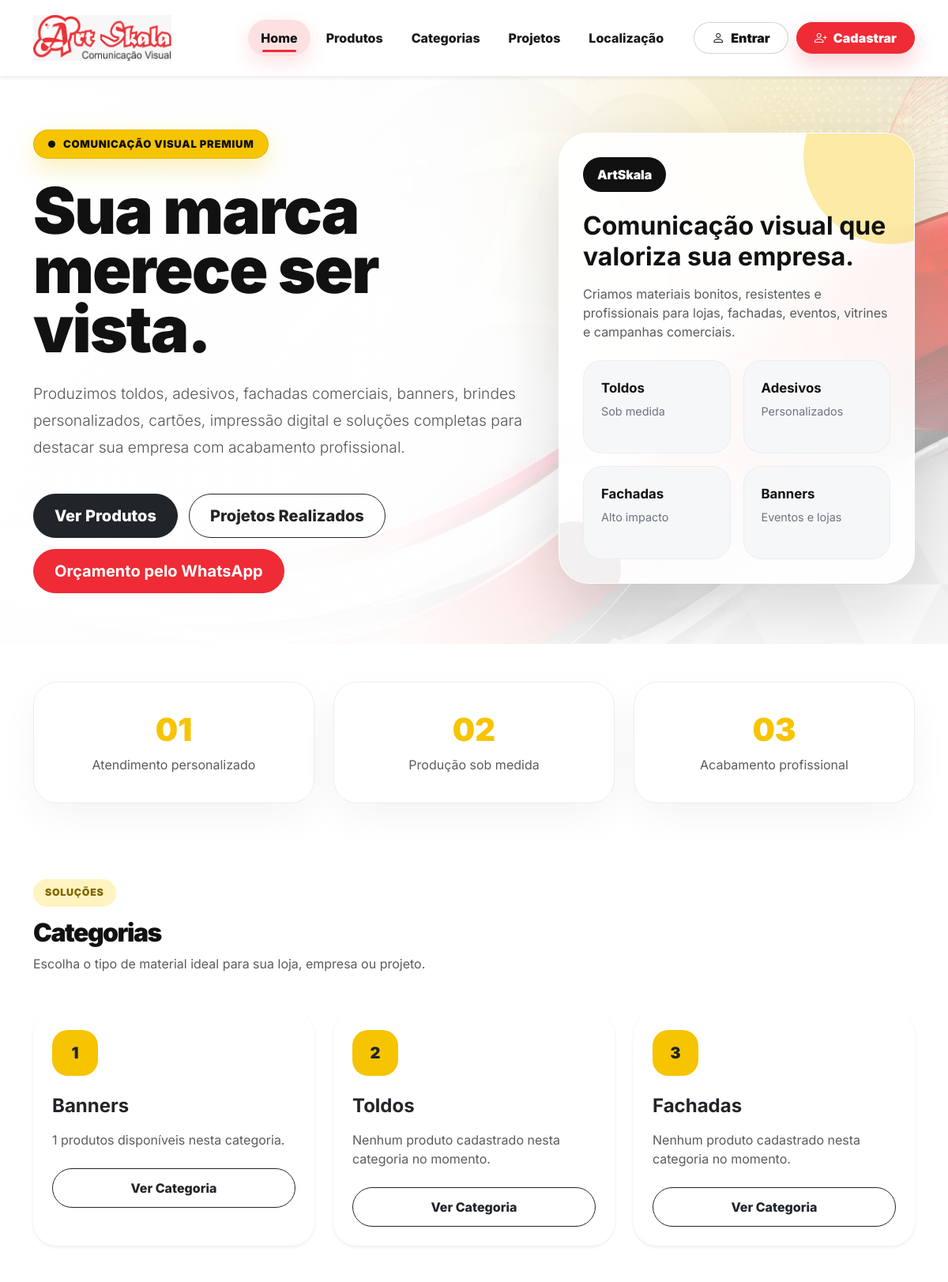
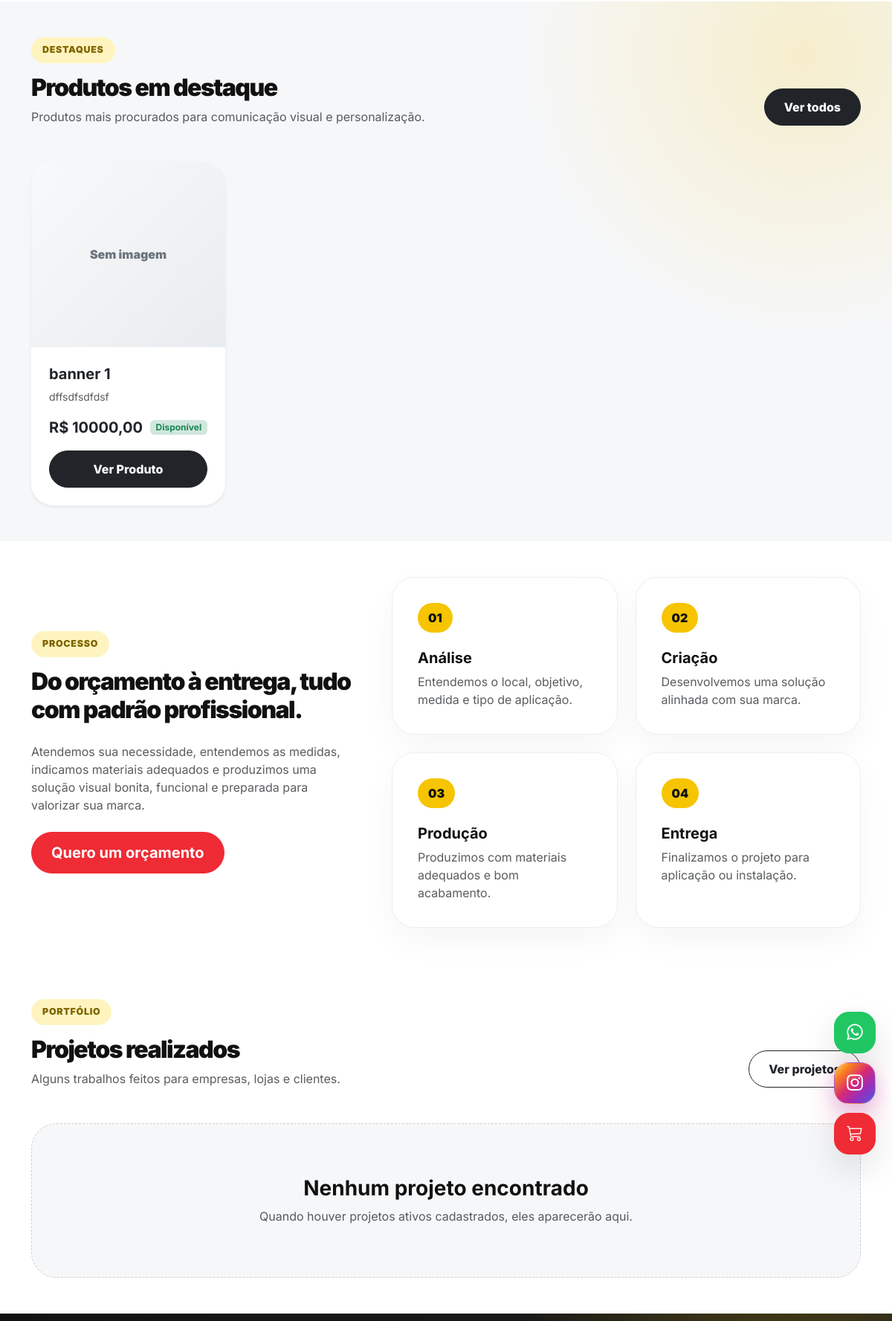
The page / (upper part) on the database its author committed (2 pictures, top to bottom).
### core/models.py (models this page shows, shortened)
class Prime(models.Model):
    ativo = models.BooleanField(default=True)
    modificado = models.DateTimeField(auto_now=True)
    criacao = models.DateTimeField(auto_now_add=True)
    class Meta:
        abstract = True

class CategoriaProdutos(Prime):
    nome_categoria = models.CharField(max_length=120)
    class Meta:
        verbose_name = "Categoria de Produto"
        verbose_name_plural = "Categorias de Produtos"
        ordering = ["nome_categoria"]

class Produto(Prime):
    categoria = models.ForeignKey(
        CategoriaProdutos,
        on_delete=models.PROTECT,
        related_name="produtos",
    )
    nome_produto = models.CharField(max_length=150)
    descricao_produto = models.TextField(max_length=500, blank=True, default="")
    preco = models.DecimalField(
        max_digits=12,
        decimal_places=2,
        default=Decimal("0.00"),
        validators=[MinValueValidator(Decimal("0.00"))],
    )
    custo = models.DecimalField(
        max_digits=12,
        decimal_places=2,
        default=Decimal("0.00"),
        validators=[MinValueValidator(Decimal("0.00"))],
        help_text="Custo interno do produto para cálculo de lucro.",
    )
    estoque = models.PositiveIntegerField(default=0)
    avaliacao = models.DecimalField(
        max_digits=3,
        decimal_places=2,
        default=Decimal("0.00"),
        validators=[
            MinValueValidator(Decimal("0.00")),
            MaxValueValidator(Decimal("5.00")),
        ],
    )
    class Meta:
        verbose_name = "Produto"
        verbose_name_plural = "Produtos"
        ordering = ["nome_produto"]

### core/views.py (the view)
# urls.py: path("", HomeView.as_view(), name="home"),
class HomeView(View):
    def get(self, request):
        ctx = {
            "produtos": _produtos_ativos().order_by("-criacao")[:8],
            "projetos": _projetos_ativos().order_by("-criacao")[:6],
            "categorias": CategoriaProdutos.objects.filter(ativo=True).annotate(
                total_produtos=Count("produtos", filter=Q(produtos__ativo=True))
            ),
        }
        return render(request, "home.html", ctx)

### core/templates/home.html (shortened to what this page needs)
{% extends 'base.html' %}
{% load static %}
{% block content %}
<section class="home-hero">
    <div class="container">
        <div class="row align-items-center hero-row">
            <div class="col-lg-7">
                <div class="hero-content">
                    <span class="premium-badge">
                        Comunicação Visual Premium
                    </span>
                    <h1 class="home-title fw-black">
                        Sua marca merece ser vista.
                    </h1>
                    <p class="lead home-subtitle">
                        Produzimos toldos, adesivos, fachadas comerciais, banners,
                        brindes personalizados, cartões, impressão digital e soluções
                        completas para destacar sua empresa com acabamento profissional.
                    </p>
                    <div class="hero-actions">
                        <a href="{% url 'products' %}" class="btn btn-dark btn-lg">
                            Ver Produtos
                        </a>
                        <a href="{% url 'projects' %}" class="btn btn-outline-dark btn-lg">
                            Projetos Realizados
                        </a>
                        <a
                            href="https://wa.me/5511960827853?text=Ol%C3%A1%2C%20vim%20pelo%20site%20da%20ArtSkala%20e%20gostaria%20de%20solicitar%20um%20or%C3%A7amento."
                            target="_blank"
                            rel="noopener"
                            class="btn btn-warning btn-lg fw-bold"
                        >
                            Orçamento pelo WhatsApp
                        </a>
                    </div>
                </div>
            </div>
            <div class="col-lg-5 mt-5 mt-lg-0">
                <div class="hero-info-card">
                    <span class="hero-label">
                        ArtSkala
                    </span>
                    <h2 class="fw-bold mb-3">
                        Comunicação visual que valoriza sua empresa.
                    </h2>
                    <p class="text-muted mb-4">
                        Criamos materiais bonitos, resistentes e profissionais para lojas,
                        fachadas, eventos, vitrines e campanhas comerciais.
                    </p>
                    <div class="row g-3">
                        <div class="col-6">
                            <div class="hero-mini-card">
                                <strong>Toldos</strong>
                                <span>Sob medida</span>
                            </div>
                        </div>
                        <div class="col-6">
                            <div class="hero-mini-card">
                                <strong>Adesivos</strong>
                                <span>Personalizados</span>
                            </div>
                        </div>
                        <div class="col-6">
                            <div class="hero-mini-card">
                                <strong>Fachadas</strong>
                                <span>Alto impacto</span>
                            </div>
                        </div>
                        <div class="col-6">
                            <div class="hero-mini-card">
                                <strong>Banners</strong>
                                <span>Eventos e lojas</span>
                            </div>
                        </div>
                    </div>
                </div>
            </div>
        </div>
    </div>
</section>
<section class="container py-5">
    <div class="row g-4 text-center">
        <div class="col-md-4">
            <div class="stat-card">
                <h3 class="fw-black">01</h3>
                <p class="mb-0 text-muted">Atendimento personalizado</p>
            </div>
        </div>
        <div class="col-md-4">
            <div class="stat-card">
                <h3 class="fw-black">02</h3>
                <p class="mb-0 text-muted">Produção sob medida</p>
            </div>
        </div>
        <div class="col-md-4">
            <div class="stat-card">
                <h3 class="fw-black">03</h3>
                <p class="mb-0 text-muted">Acabamento profissional</p>
            </div>
        </div>
    </div>
</section>
<section class="container py-5">
    <div class="section-heading mb-5">
        <span class="section-tag">
            Soluções
        </span>
        <h2 class="section-title fw-black">
            Categorias
        </h2>
        <p class="text-muted">
            Escolha o tipo de material ideal para sua loja, empresa ou projeto.
        </p>
    </div>
    <div class="row g-4">
        {% for categoria in categorias %}
            <div class="col-lg-4 col-md-6">
                <div class="card border-0 shadow-sm h-100 clean-card">
                    <div class="card-body p-4">
                        <div class="category-number mb-4">
                            {{ forloop.counter }}
                        </div>
                        <h4 class="fw-bold mb-3">
                            {{ categoria.nome_categoria }}
                        </h4>
                        <p class="text-muted mb-4">
                            {% if categoria.produtos.count > 0 %}
                                {{ categoria.produtos.count }} produtos disponíveis nesta categoria.
                            {% else %}
                                Nenhum produto cadastrado nesta categoria no momento.
                            {% endif %}
                        </p>
                        {% if categoria.id %}
                            <a href="{% url 'category_detail' categoria.id %}" class="btn btn-outline-dark w-100">
                                Ver Categoria
                            </a>
                        {% else %}
                            <a href="{% url 'categories' %}" class="btn btn-outline-dark w-100">
                                Ver Categoria
                            </a>
                        {% endif %}
                    </div>
                </div>
            </div>
        {% endfor %}
    </div>
</section>
<section class="home-products py-5">
    <div class="container">
        <div class="d-flex flex-column flex-lg-row justify-content-between align-items-lg-end gap-3 mb-5">
            <div>
                <span class="section-tag">
                    Destaques
                </span>
                <h2 class="section-title fw-black">
                    Produtos em destaque
                </h2>
                <p class="text-muted mb-0">
                    Produtos mais procurados para comunicação visual e personalização.
                </p>
            </div>
            <a href="{% url 'products' %}" class="btn btn-dark">
                Ver todos
            </a>
        </div>
        <div class="row g-4">
            {% for produto in produtos %}
                <div class="col-xl-3 col-lg-4 col-md-6">
                    <div class="card border-0 shadow-sm h-100 product-card">
                        {% if produto.imagens.first %}
                            <img
                                src="{{ produto.imagens.first.imagem.url }}"
                                class="card-img-top product-image"
                                alt="{{ produto.nome_produto }}"
                            >
                        {% else %}
                            <div class="product-no-image">
                                Sem imagem
                            </div>
                        {% endif %}
                        <div class="card-body p-4 d-flex flex-column">
                            <h5 class="fw-bold mb-2">
                                {{ produto.nome_produto }}
                            </h5>
                            <p class="text-muted small flex-grow-1">
                                {{ produto.descricao_produto|truncatechars:90 }}
                            </p>
                            <div class="d-flex justify-content-between align-items-center mb-3">
                                <strong class="fs-5">
                                    R$ {{ produto.preco }}
                                </strong>
                                {% if produto.estoque > 0 %}
                                    <span class="badge bg-success-subtle text-success">
                                        Disponível
                                    </span>
                                {% else %}
                                    <span class="badge bg-warning-subtle text-dark">
                                        Sob consulta
                                    </span>
                                {% endif %}
                            </div>
                            <a href="{% url 'product_detail' produto.id %}" class="btn btn-dark w-100">
                                Ver Produto
                            </a>
                        </div>
                    </div>
                </div>
            {% endfor %}
        </div>
    </div>
</section>
<section class="container py-5">
    <div class="row align-items-center g-5">
        <div class="col-lg-5">
            <span class="section-tag">
                Processo
            </span>
            <h2 class="section-title fw-black mb-4">
                Do orçamento à entrega, tudo com padrão profissional.
            </h2>
            <p class="text-muted mb-4">
                Atendemos sua necessidade, entendemos as medidas, indicamos materiais
                adequados e produzimos uma solução visual bonita, funcional e preparada
                para valorizar sua marca.
            </p>
            <a
                href="https://wa.me/5511960827853?text=Ol%C3%A1%2C%20vim%20pelo%20site%20da%20ArtSkala%20e%20gostaria%20de%20solicitar%20um%20or%C3%A7amento."
                target="_blank"
                rel="noopener"
                class="btn btn-warning btn-lg fw-bold"
            >
                Quero um orçamento
            </a>
        </div>
        <div class="col-lg-7">
            <div class="row g-4">
                <div class="col-md-6">
                    <div class="process-card">
                        <span>01</span>
                        <h5 class="fw-bold">Análise</h5>
                        <p class="text-muted mb-0">
                            Entendemos o local, objetivo, medida e tipo de aplicação.
                        </p>
                    </div>
                </div>
                <div class="col-md-6">
                    <div class="process-card">
                        <span>02</span>
                        <h5 class="fw-bold">Criação</h5>
                        <p class="text-muted mb-0">
                            Desenvolvemos uma solução alinhada com sua marca.
                        </p>
                    </div>
                </div>
                <div class="col-md-6">
                    <div class="process-card">
                        <span>03</span>
                        <h5 class="fw-bold">Produção</h5>
                        <p class="text-muted mb-0">
                            Produzimos com materiais adequados e bom acabamento.
                        </p>
                    </div>
                </div>
                <div class="col-md-6">
                    <div class="process-card">
                        <span>04</span>
                        <h5 class="fw-bold">Entrega</h5>
                        <p class="text-muted mb-0">
                            Finalizamos o projeto para aplicação ou instalação.
                        </p>
                    </div>
                </div>
            </div>
        </div>
    </div>
</section>
<section class="projects-area py-5">
    <div class="container">
        <div class="d-flex flex-column flex-lg-row justify-content-between align-items-lg-end gap-3 mb-5">
            <div>
                <span class="section-tag">
                    Portfólio
                </span>
                <h2 class="section-title fw-black">
                    Projetos realizados
                </h2>
                <p class="text-muted mb-0">
                    Alguns trabalhos feitos para empresas, lojas e clientes.
                </p>
            </div>
            <a href="{% url 'projects' %}" class="btn btn-outline-dark">
                Ver projetos
            </a>
        </div>
        <div class="row g-4">
            {% for projeto in projetos %}
                <div class="col-lg-4 col-md-6">
                    <div class="card border-0 shadow-sm h-100 project-card">
                        {% if projeto.imagens.first %}
                            <img
                                src="{{ projeto.imagens.first.imagem.url }}"
                                class="card-img-top project-image"
                                alt="{{ projeto.titulo }}"
                            >
                        {% else %}
                            <div class="project-no-image">
                                Sem imagem
                            </div>
                        {% endif %}
                        <div class="card-body p-4">
                            <h4 class="fw-bold mb-3">
                                {{ projeto.titulo }}
                            </h4>
                            <p class="text-muted mb-4">
                                {{ projeto.descricao|truncatechars:120 }}
                            </p>
                            <a href="{% url 'project_detail' projeto.id %}" class="btn btn-dark w-100">
                                Ver Projeto
                            </a>
                        </div>
                    </div>
                </div>
            {% empty %}
                <div class="col-12">
                    <div class="empty-state text-center">
                        <h3 class="fw-bold">
                            Nenhum projeto encontrado
                        </h3>
                        <p class="text-muted mb-0">
                            Quando houver projetos ativos cadastrados, eles aparecerão aqui.
                        </p>
                    </div>
                </div>
            {% endfor %}
        </div>
    </div>
</section>
<section class="instagram-section py-5">
</section>
{% endblock %}

### rows shown on the page
CategoriaProdutos: nome_categoria "Banners", produtos.count "1", shows "Ver Categoria"
CategoriaProdutos: nome_categoria "Toldos", shows "Nenhum produto cadastrado nesta categoria no momento.", shows "Ver Categoria"
CategoriaProdutos: nome_categoria "Fachadas", shows "Nenhum produto cadastrado nesta categoria no momento.", shows "Ver Categoria"
Produto: shows "Sem imagem", nome_produto "banner 1", descricao_produto "dffsdfsdfdsf", preco "10000,00", estoque "Disponível"
